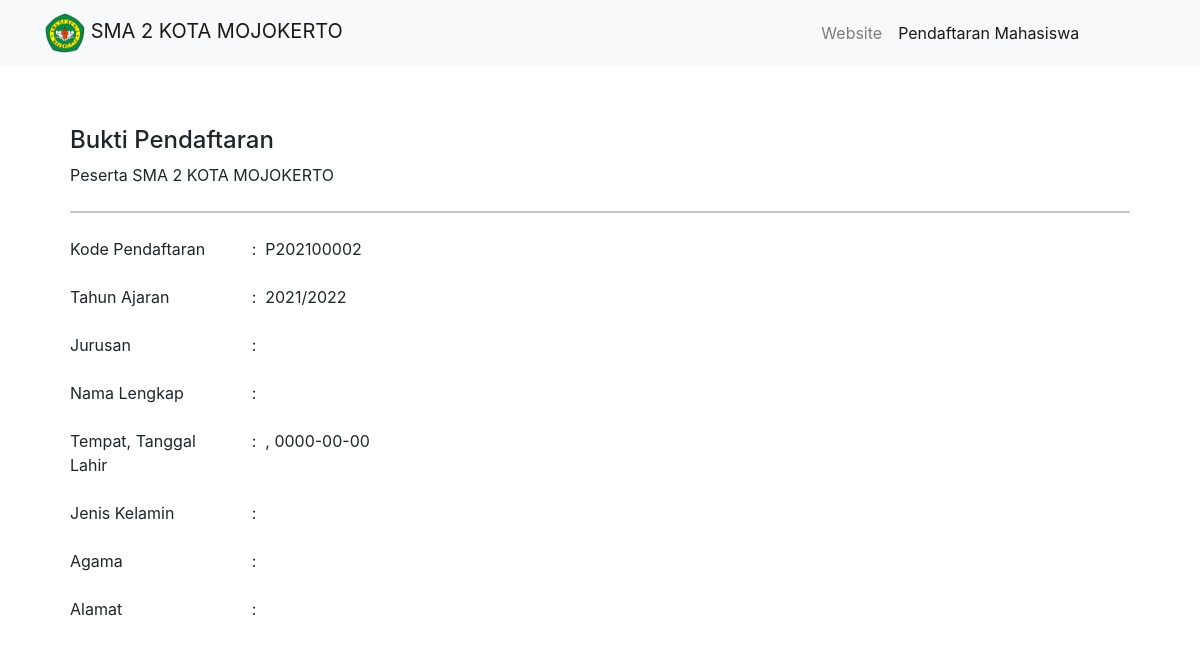
The app's page /detail-peserta.php?id=P202100002 with its own data.
### tables this page shows
CREATE TABLE `tb_pendaftaran` (
  `id_pendaftaran` varchar(10) NOT NULL,
  `tgl_pendaftaran` date NOT NULL,
  `th_ajaran` varchar(9) NOT NULL,
  `jurusan` varchar(25) NOT NULL,
  `nm_peserta` varchar(50) NOT NULL,
  `tmpt_lahir` varchar(50) NOT NULL,
  `tgl_lahir` date NOT NULL,
  `jk` enum('Laki-laki','Perempuan') NOT NULL,
  `agama` varchar(25) NOT NULL,
  `almt_peserta` text NOT NULL
);

### detail-peserta.php (the view, shortened to what this page needs)
<?php
    include 'Koneksi.php';
    $peserta = mysqli_query($conn, "SELECT * FROM tb_pendaftaran WHERE id_pendaftaran = '".$_GET['id']."' ");
    $p = mysqli_fetch_object($peserta);
?>
<!DOCTYPE html>
<html>
    <head>
        <link href="https://cdn.jsdelivr.net/npm/bootstrap@5.1.1/dist/css/bootstrap.min.css" rel="stylesheet">
        <link rel="stylesheet" href="https://stackpath.bootstrapcdn.com/bootstrap/4.1.3/css/bootstrap.min.css">
        <link rel="stylesheet" href="Css/data-peserta.css">
    </head>
    <body>
        <nav class="navbar navbar-expand-lg navbar-light bg-light">
        <div class="container">
        <a class="navbar-brand" href="#"><img src="Images\logo.png" width="40" height="40" class="d-inline-block align-text-left">&nbsp;SMA 2 KOTA MOJOKERTO</a>
        <div class="collapse navbar-collapse" id="navbarNavDropdown">
        <ul class="navbar-nav ms-auto">
            <li class="nav-item">
            <a class="nav-link" aria-current="page" href="Beranda.php">Website</a>
            </li>
            <li class="nav-item">
            <a class="nav-link active" href="#">Pendaftaran Mahasiswa</a>
            </li>
            <a class="btn tombol-button-login text-light" href="index2.php" role="button">Login</a>
        </ul>
        </div>
        </div>
        </nav>
        <section class="content" >
            <div class="box">
            <h4 class='judul-formulir'>Bukti Pendaftaran</h4>
            <p class='title-formulir'>Peserta SMA 2 KOTA MOJOKERTO</p>
            <hr class='my-4'>
            <div class="form-group row">
            <label class="col-sm-2">Kode Pendaftaran</label>
            <div class="col-sm-1">
            <label>:&nbsp;&nbsp;<?php echo $p->id_pendaftaran ?></label>
            </div>
            </div>
            <div class="form-group row">
            <label class="col-sm-2">Tahun Ajaran</label>
            <div class="col-sm-1">
            <label>:&nbsp;&nbsp;<?php echo $p->th_ajaran ?></label>
            </div>
            </div>
            <div class="form-group row">
            <label class="col-sm-2">Jurusan</label>
            <div class="col-sm-1">
            <label>:&nbsp;&nbsp;<?php echo $p->jurusan ?></label>
            </div>
            </div>
            <div class="form-group row">
            <label class="col-sm-2">Nama Lengkap</label>
            <div class="col-sm-2">
            <label>:&nbsp;&nbsp;<?php echo $p->nm_peserta ?></label>
            </div>
            </div>
            <div class="form-group row">
            <label class="col-sm-2">Tempat, Tanggal Lahir</label>
            <div class="col-sm-8">
            <label>:&nbsp;&nbsp;<?php echo $p->tmpt_lahir.', '.$p->tgl_lahir ?></label>
            </div>
            </div>
            <div class="form-group row">
            <label class="col-sm-2">Jenis Kelamin</label>
            <div class="col-sm-1">
            <label>:&nbsp;&nbsp;<?php echo $p->jk ?></label>
            </div>
            </div>
            <div class="form-group row">
            <label class="col-sm-2">Agama</label>
            <div class="col-sm-1">
            <label>:&nbsp;&nbsp;<?php echo $p->agama ?></label>
            </div>
            </div>
            <div class="form-group row">
            <label class="col-sm-2">Alamat</label>
            <div class="col-sm-6">
            <label>:&nbsp;&nbsp;<?php echo $p->almt_peserta ?></label>
            </div>
            </div>
            </div>
        </section>
    </body>
</html>

### Css/data-peserta.css (style rules this page uses)
.content { width: 90%; padding: 10px; box-sizing: border-box; margin: 50px auto; }

### records on screen
tb_pendaftaran: id_pendaftaran "P202100002", th_ajaran "2021/2022", tgl_lahir "0000-00-00"
